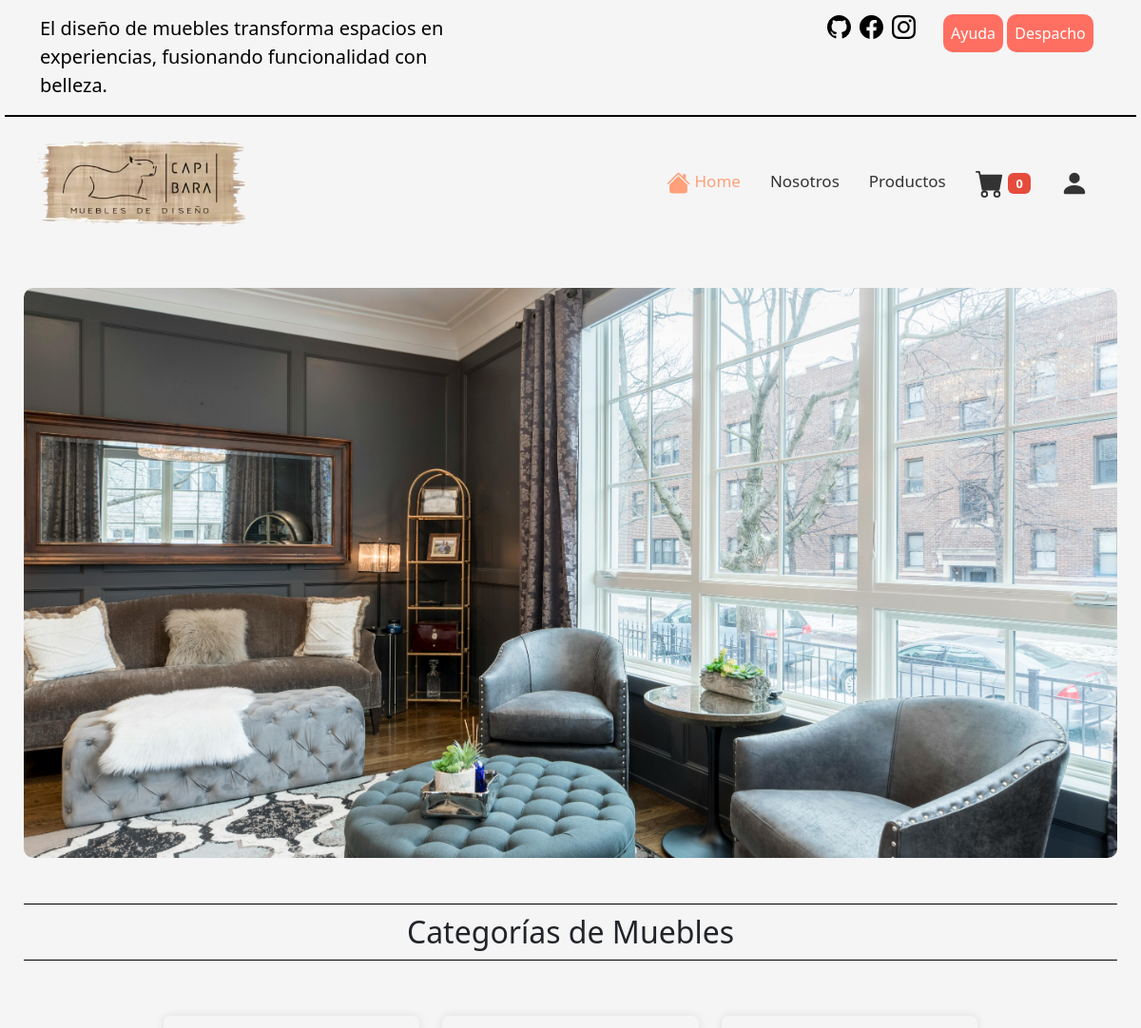
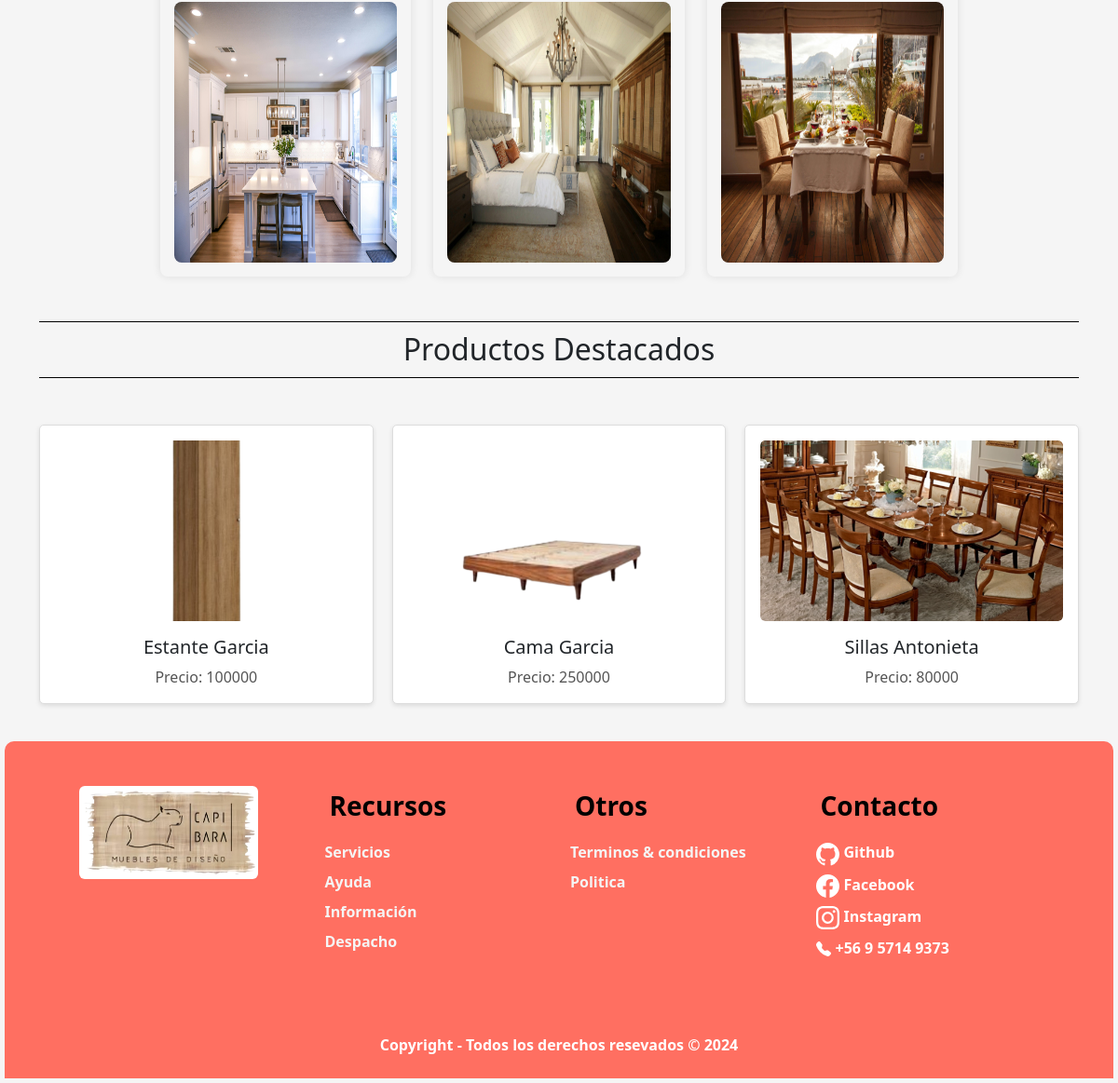
The page / on the database its author committed (2 pictures, top to bottom).
### apps/capibara/models.py (models this page shows, shortened)
class Categoria(models.Model):
    id = models.AutoField(primary_key=True)
    nombre = models.CharField(max_length=100, unique=True)
    img = models.ImageField(upload_to="imgCategorias", null=True, blank=True)

class Producto(models.Model):
    img = models.ImageField(upload_to="imgProductos")
    cod = models.IntegerField(primary_key=True)
    nombre = models.CharField(max_length=100, null=False)
    clasificacion = models.CharField(max_length=100, null=False)
    categoria = models.ForeignKey(Categoria, on_delete=models.CASCADE)
    mueble = models.ForeignKey(Mueble, on_delete=models.CASCADE)
    stock = models.IntegerField(null=False)
    precio = models.IntegerField(null=False, default=0)
    descripcion = models.TextField(blank=True, null=True)
    fecha_ingreso = models.DateField(auto_now_add=True)
    ventas = models.IntegerField(default=0)
    largo_cm = models.DecimalField(
        max_digits=10, decimal_places=2, null=False, blank=False
    )
    ancho_cm = models.DecimalField(
        max_digits=10, decimal_places=2, null=False, blank=False
    )
    alto_cm = models.DecimalField(
        max_digits=10, decimal_places=2, null=False, blank=False
    )
    cantidad_planchas = models.IntegerField(default=0, blank=False)
    cantidad_tornillos = models.IntegerField(default=0, blank=False)
    cantidad_manillas = models.IntegerField(default=0, blank=False)
    cantidad_bisagras = models.IntegerField(default=0, blank=False)
    cantidad_patas_gomas = models.IntegerField(default=0, blank=False)
    cantidad_rieles = models.IntegerField(default=0, blank=False)
    disponible = models.BooleanField(default=True)

### apps/capibara/views.py (the view)
# urls.py: path("", views.CargarHome),
def CargarHome(request):
    productos = Producto.objects.filter(stock__gt="0").order_by("nombre")
    categorias = Categoria.objects.all()
    muebles = Mueble.objects.values("nombre").distinct()
    productos_destacados_por_categoria = []
    for categoria in categorias:
        productos_destacados = Producto.objects.filter(
            categoria=categoria,
            stock__gt=0,
            ventas__gt=0,
        ).order_by("-ventas")[:1]
        productos_destacados_por_categoria.append((categoria, productos_destacados))
    return render(
        request,
        "pages/home.html",
        {
            "productos": productos,
            "cate": categorias,
            "mueble": muebles,
            "productos_destacados_por_categoria": productos_destacados_por_categoria,
        },
    )

### apps/capibara/context_processor.py (called while the page is built)
def carrito_counter(request):
    carrito = request.session.get("carrito", {})
    carrito_count = sum(carrito.values()) if carrito else 0
    return {"carrito_count": carrito_count}

def subtotal_carrito(request):
    subtotal = 0
    carrito = request.session.get("carrito", {})
    for cod_producto, cantidad in carrito.items():
        producto = Producto.objects.get(cod=cod_producto)
        subtotal += producto.precio * cantidad
    iva = subtotal * 0.19
    total_con_iva = subtotal + iva
    return {
        "subtotal_carrito": floatformat(subtotal, 0),
        "iva": floatformat(iva, 0),
        "total_con_iva": floatformat(total_con_iva, 0),
    }

### apps/capibara/templates/pages/home.html (shortened to what this page needs)
{% extends "base.html" %}
{% load static %}
{% block style %}
    <link rel="stylesheet" href="{% static 'css/index.css' %}">
{% endblock style %}
{% block nav-activate %}
<li class="nav-item">
    <a class="nav-link active" aria-current="page" disabled> Home</a>
</li>
<li class="nav-item">
    <a class="nav-link" href="/contacto">Nosotros</a>
</li>
<li class="nav-item">
    <a class="nav-link" href="/productos">Productos</a>
</li>
<li class="nav-item">
    <a class="nav-link" id="cartLink" href="{% url 'carrito' %}">
        <span class="badge cart-counter">{{ carrito_count }}</span>
    </a>
</li>
<li class="nav-item dropdown">
    {% if user.is_authenticated %}
        <a class="nav-link dropdown" role="button"data-bs-toggle="dropdown" aria-expanded="false"><svg xmlns="http://www.w3.org/2000/svg" width="30"
            height="30" fill="currentColor" class="bi bi-person-fill" viewBox="0 0 16 16">
            <path d="M3 14s-1 0-1-1 1-4 6-4 6 3 6 4-1 1-1 1zm5-6a3 3 0 1 0 0-6 3 3 0 0 0 0 6" />
        </svg>{{user.username}}</a>
        {% else %}
            <a class="nav-link" href="/acceso/"><svg xmlns="http://www.w3.org/2000/svg" width="30"
                    height="30" fill="currentColor" class="bi bi-person-fill" viewBox="0 0 16 16">
                    <path d="M3 14s-1 0-1-1 1-4 6-4 6 3 6 4-1 1-1 1zm5-6a3 3 0 1 0 0-6 3 3 0 0 0 0 6" />
                </svg>
            </a>
        {% endif %}
</li>
{% endblock nav-activate %}
{% block body %}
<main class="container-main">
    <aside class="Carousel-container">
        <div id="carouselExampleSlidesOnly" class="carousel slide" data-ride="carousel" data-interval="7000">
            <div class="carousel-inner">
                <div class="carousel-item active">
                    <img src="{% static "IMG/Carousel/1.jpg" %}" class="d-block w-100" alt="...">
                </div>
            </div>
        </div>
    </aside>
    <div class="container-card mt-5">
        <h2 class="text-center title-home">Categorías de Muebles</h2>
        <div class="row category-row">
            {% for cate in cate %}
            <div class="col-md-3">
                <div class="category-card">
                    <a href="{% if cate.nombre == 'Cocina' %}{% url 'cocina' %}{% elif cate.nombre == 'Comedor' %}{% url 'comedor' %}{% elif cate.nombre == 'Dormitorio' %}{% url 'dormitorio' %}{% endif %}" class="btn-card">
                        <img src="{{ cate.img.url }}" class="img-fluid" alt="{{ cate.nombre }}">
                    </a>
                </div>
            </div>
            {% endfor %}
        </div>
    </div>
    <div class="container mt-5">
        <h2 class="text-center title-home">Productos Destacados</h2>
        <div class="card-list-products">
        {% for categoria, productos_destacados in productos_destacados_por_categoria %}
            {% for producto in productos_destacados %}
            <a href="{% url 'ver_producto' producto.cod %}" class="card abrir-producto" id="{{producto.cod}}" data-categoria="{{producto.categoria.nombre}}" data-precio="{{producto.precio}}">
                <div class="card-img">
                    <img src="{{ producto.img.url }}" class="card-img-top" alt="{{ producto.nombre }}">
                </div>
                <div class="info-card">
                    <div class="text-product">
                        <h5 class="card-title">{{ producto.nombre }}</h5>
                        <div class="price">Precio: {{ producto.precio }}</div>
                    </div>
                </div>
            </a>
            {% endfor %}
        {% endfor %}
        </div>
    </div>
</main>
{% endblock body %}

### apps/capibara/static/css/index.css (style rules this page uses)
.container-main { padding: 20px; margin-bottom: 20px; }
.Carousel-container { width: 100%; margin: 20px auto; }
.carousel-inner { position: relative; width: 100%; overflow: hidden; }
.carousel-item { display: none; position: relative; }
.carousel-item img { width: 100%; height: auto; max-height: 600px; border-radius: 10px; -webkit-border-radius: 10px; -moz-border-radius: 10px; -ms-border-radius: 10px; -o-border-radius: 10px; object-fit: cover; }
.carousel-item.active { display: block; }
.card-list-products { display: flex; flex-wrap: nowrap; gap: 20px; margin-top: 50px !important; }
.card { display: flex; flex-direction: column; align-items: center; border: 1px solid #ddd; border-radius: 5px; padding: 1rem; background-color: #fff; box-shadow: 0 2px 5px rgba(0, 0, 0, 0.1); width: 400px; height: 300px; text-align: center; cursor: pointer; transition: transform 0.2s, box-shadow 0.2s; text-decoration: none; }
.card-img { margin-bottom: 1rem; width: 100%; height: 350px; overflow: hidden; }
.card-img img { width: 100%; height: 100%; object-fit: cover; border-radius: 5px; }
.info-card { width: 100%; }
.text-product { display: flex; flex-direction: column; align-items: center; }
.card-title { font-size: 1.25rem; margin-bottom: 0.5rem; }
.price { font-size: 1rem; color: #555; }
.title-home { border-top: 1px solid #000; border-bottom: 1px solid #000; padding: 10px; }
.container-card { margin-top: 50px; }
.category-row { display: flex; flex-wrap: wrap; justify-content: center; }
.category-card { display: flex; flex-wrap: wrap; justify-content: center; align-items: center; margin-top: 50px; width: 100%; }
.btn-card { width: 500px; height: 310px; margin: 0; border: none; border-radius: 8px; padding: 15px; position: relative; background: none; box-shadow: 0 0 10px rgba(0, 0, 0, 0.1); transition: all 0.3s ease; overflow: hidden; }
.category-card img { width: 100%; height: 100%; border-radius: 8px; display: block; transition: transform 0.3s ease; }

### apps/capibara/static/css/base.css (style rules this page uses)
body { background-color: #F5F5F5 !important; margin: 0; padding: 0; padding: 5px; }
.nav-item { justify-content: space-between; margin-right: 15px; }
.nav-link { color: #333 !important; font-size: 17px !important; font-weight: 500 !important; padding: 10px; }
.active { color: #FFA07A !important; }
.cart-counter { background-color: #e64c3c; }

### rows shown on the page
Categoria: img (picture)
Categoria: img (picture)
Categoria: img (picture)
Producto: img (picture), nombre "Estante Garcia", precio "100000"
Producto: img (picture), nombre "Cama Garcia", precio "250000"
Producto: img (picture), nombre "Sillas Antonieta", precio "80000"

### other values the page prints
{{ carrito_count }} "0"
